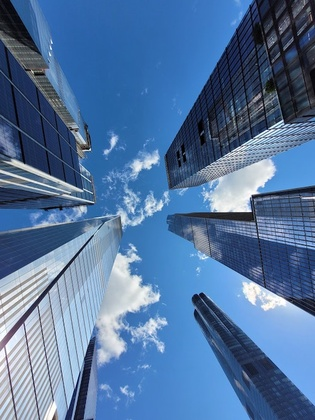
%> input picture skyscrapers.jpg, 315 x 420 px, shrunk from 500 x 667 before the run
$ octave Q2_Edgedetection.m   (GNU Octave 9; MATLAB toolbox functions it lacks are replaced by stand-ins)
%> lines starting %> are read from the running program, lines starting %| are printed output that depends on the picture
% Asa Borzabadi Farahani
clc
close all
clear all
%% PART A
% You need to correct the address for the image
img = imread('skyscrapers.jpg');
%> img is the input picture: size 420x315x3 uint8; mean R, G, B 83.1, 116.5, 158.5

% You can change the value of sigma by chanaging the caue of this variable.
sigma = 4;

% Dimentions of the array
size_array = 6*sigma+1;

% Generate a 1D Gaussian filter
Gaussian = fspecial('gaussian',[size_array+4 1],sigma);

% Plot the 1D Gaussian
figure;set(gcf,'color','w');
m =((size(Gaussian,1)-1)/2) % Centered around 0
subplot(1,2,1);plot(-m:m,Gaussian,'-or');
title(['1D gaussian - simga = ' num2str(sigma)]);

% Generate the first derivative of the Gaussian
D_Gaussian = conv(Gaussian, [-1/2 0  1/2], 'valid');

% Generate the second derivative of the Gaussian
D2_Gaussian = conv(D_Gaussian, [-1/2 0  1/2], 'valid');

% Plot the second derivative of the 1D Gaussian
m = ((size(D2_Gaussian,1)-1)/2);   % Centered around 0
subplot(1,2,2);plot(-m:m,D2_Gaussian, '-ob');
title(['Second derivative 1D gaussian - simga = ' num2str(sigma)]);
%> figure, not shown here; panel 1: curve peaks at x = 0, y = 0.0998; panel 2: curve peaks at x = -7, y = 0.00262

% Create the 2D filter array (size = (2sigma + 1)* 2sigma +1))
Filter_A = repmat(D2_Gaussian,length(size_array),size_array);

% Plot the 2D array filter
figure;set(gcf,'color','w');
m = (size(Filter_A,1)-1)/2; % centered around 0
subplot(1,2,1);mesh(-m:m,-m:m,Filter_A);ylabel('x');xlabel('y');colorbar;
subplot(1,2,2);imagesc(-m:m,-m:m,Filter_A);ylabel('x');xlabel('y');colorbar;
%% PART B
% Modifing the previous filter
sigma_y = sigma*2;
Gaussian_y = fspecial('gaussian',[1 size_array],sigma_y);
for i = 1:1: size_array
    Filter_B(i,:) = Filter_A(i,:).*Gaussian_y;
end

% Plot the Modified filter
m = (size(Filter_B,1)-1)/2; % centered around 0
figure;set(gcf,'color','w');
subplot(1,2,1);mesh(-m:m,-m:m,Filter_B);ylabel('x');xlabel('y');;colorbar;
subplot(1,2,2);imagesc(-m:m,-m:m,Filter_B);ylabel('x');xlabel('y');colorbar;
%> after `colorbar`:
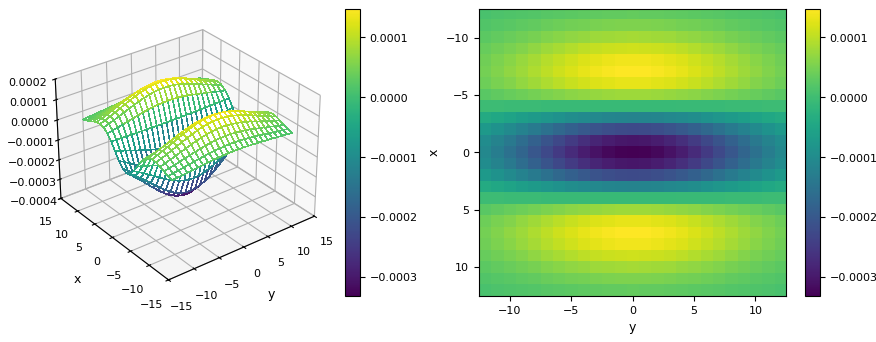
%> figure redrawn from the program's plot data, 2 panels
%% PART C
% Plotting the rotated filters
theta = 0;
[m, out0] = rotation_filter(Filter_B, theta);
figure;set(gcf,'color','w');
subplot(4,2,1);mesh(-m:m,-m:m,out0);colorbar;title(['theta ' num2str((theta)*180/pi)]);
subplot(4,2,2);imagesc(-m:m,-m:m,out0);colorbar;title(['theta ' num2str((theta)*180/pi)]);
theta = pi/4;
[m, out45] = rotation_filter(Filter_B, theta);
subplot(4,2,3);mesh(-m:m,-m:m,out45);colorbar;title(['theta ' num2str((theta)*180/pi)]);
subplot(4,2,4);imagesc(-m:m,-m:m,out45);colorbar;title(['theta ' num2str((theta)*180/pi)]);
theta = pi/2;
[m, out90] = rotation_filter(Filter_B, theta);
subplot(4,2,5);mesh(-m:m,-m:m,out90);colorbar;title(['theta ' num2str((theta)*180/pi)]);
subplot(4,2,6);imagesc(-m:m,-m:m,out90);colorbar;title(['theta ' num2str((theta)*180/pi)]);
theta = 3*pi/4;
[m, out135] = rotation_filter(Filter_B, theta);
subplot(4,2,7);mesh(-m:m,-m:m,out135);colorbar;title(['theta ' num2str((theta)*180/pi)]);
subplot(4,2,8);imagesc(-m:m,-m:m,out135);colorbar;title(['theta ' num2str((theta)*180/pi)]);
%> after `title(['theta ' num2str((theta)*180/pi)])`:
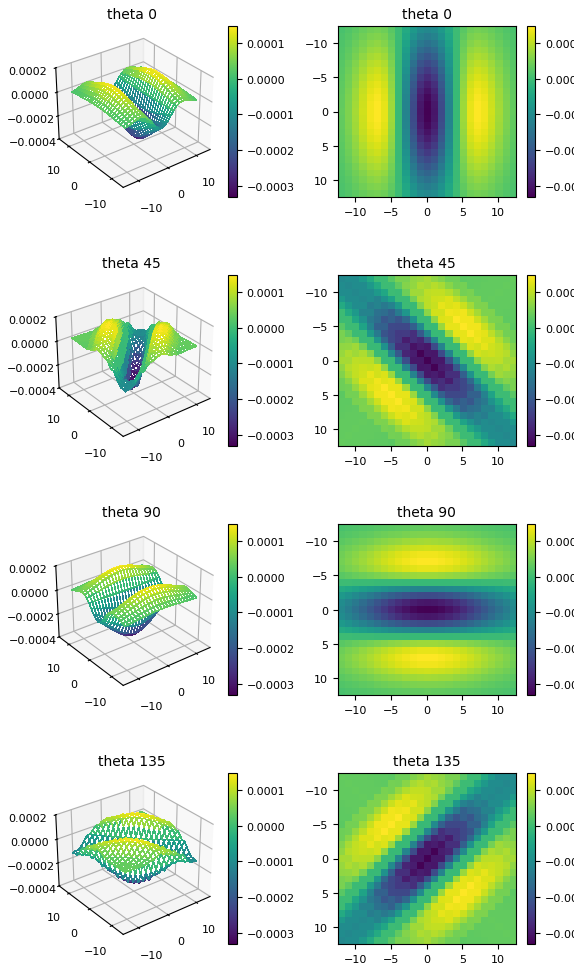
%> figure redrawn from the program's plot data, 8 panels
%% PART D
% Laod the image

figure;set(gcf,'color','w');
% Plot the colored image
subplot(1,2,1);imshow(img); title('Original picture');
% Conver the image to gray scale
imgG = rgb2gray(img);
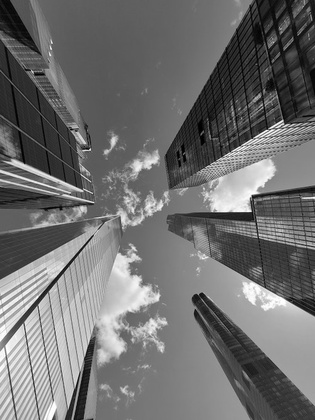
%> imgG: size 420x315 uint8; min 0, max 255, mean 111.3
% Plot the gray scaled image
subplot(1,2,2);imshow(imgG); title('Black and white picture');
% Apply the retated filters to the image that we have
figure;set(gcf,'color','w');
F0_imgG = conv2((imgG),out0,'same');
subplot(2,2,1);imshow(F0_imgG,[]);title('Filtered image - 0');
F45_imgG = conv2((imgG),out45,'same');
subplot(2,2,2);imshow(F45_imgG,[]);title('Filtered image - 45');
F90_imgG = conv2((imgG),out90,'same');
subplot(2,2,3);imshow(F90_imgG,[]);title('Filtered image - 90');
F135_imgG = conv2((imgG),out135,'same');
subplot(2,2,4);imshow(F135_imgG,[]);title('Filtered image - 135');

% Find the Zero_rossings (separately for each filtering version)
% Here, we used shifting to find the zero scorrings
figure;set(gcf,'color','w');
temp0 = zeros(size(F0_imgG));
temp0(:,:,1) = sign(circshift(F0_imgG,-1,1)) ~= sign(F0_imgG);
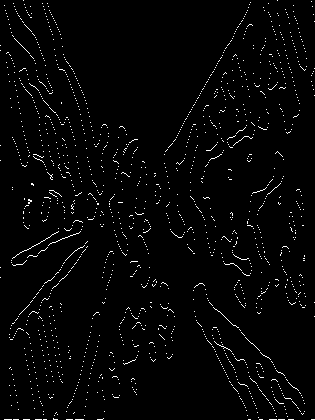
%> temp0: size 420x315 double; values 0 (black) and 1 (white), 2.2% white in thin lines or dots
temp0(:,:,2) = sign(circshift(F0_imgG,-1,2)) ~= sign(F0_imgG);
t0 = temp0(:,:,1) + temp0(:,:,2);
subplot(2,2,1);imshow(t0); title('Zero-crossings obtained by a 0-degree oriented filter');
temp45 = zeros(size(F45_imgG));
temp45(:,:,1) = sign(circshift(F45_imgG,-1,1)) ~= sign(F45_imgG);
%> temp45: size 420x315 double; values 0 (black) and 1 (white), 1.4% white in thin lines or dots
temp45(:,:,2) = sign(circshift(F45_imgG,-1,2)) ~= sign(F45_imgG);
t45 = temp45(:,:,1) + temp45(:,:,2);
subplot(2,2,2);imshow(t45);title('Zero-crossings obtained by a 45-degree oriented filter');
temp90 = zeros(size(F90_imgG));
temp90(:,:,1) = sign(circshift(F90_imgG,-1,1)) ~= sign(F90_imgG);
%> temp90: size 420x315 double; values 0 (black) and 1 (white), 4.7% white in thin lines or dots
temp90(:,:,2) = sign(circshift(F90_imgG,-1,2)) ~= sign(F90_imgG);
t90 = temp90(:,:,1) + temp90(:,:,2);
subplot(2,2,3);imshow(t90);title('Zero-crossings obtained by a 90-degree oriented filter');
temp135 = zeros(size(F135_imgG));
temp135(:,:,1) = sign(circshift(F135_imgG,-1,1)) ~= sign(F135_imgG);
%> temp135: size 420x315 double; values 0 (black) and 1 (white), 1.5% white in thin lines or dots
temp135(:,:,2) = sign(circshift(F135_imgG,-1,2)) ~= sign(F135_imgG);
t135 = temp135(:,:,1) + temp135(:,:,2);
subplot(2,2,4);imshow(t135);title('Zero-crossings obtained by a 135-degree oriented filter');

% Merge all the Zero-crossings obained from different filters
tempall = t0+t45+t90+t135;
figure;set(gcf,'color','w');
imshow(tempall);title('Zero-crossings');

%% PART E - Laplacian of a Gaussian filter with ? = 6 and width 40
% h = fspecial('log',hsize,sigma) returns a rotationally symmetric Laplacian
% of Gaussian filter of size hsize with standard deviation sigma.

% Define the laplacian filter
hsize = 40;
sigma = 6;
filter_e = fspecial('log',hsize,sigma);
% Plot the laplacian filter
figure;set(gcf,'color','w');
subplot(2,1,2),surf(filter_e);
subplot(2,1,1),imagesc(filter_e);title(' The lacplacian filter used in part E');
%> after `title(' The lacplacian filter used in part E')`:
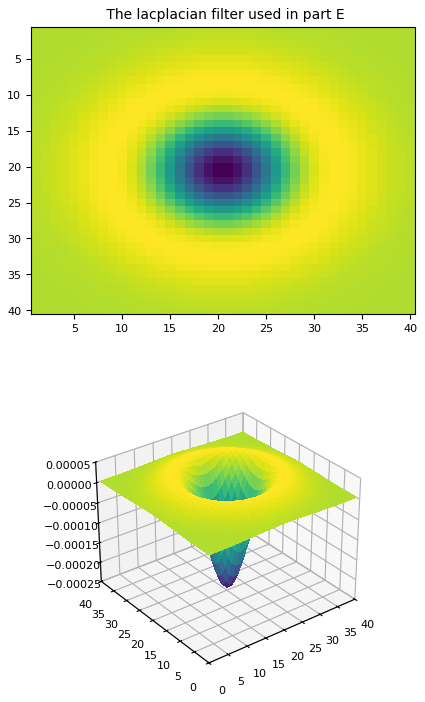
%> figure redrawn from the program's plot data, 2 panels

% Find the filtered image
Filtered_img_partE = conv2((imgG),filter_e,'same');
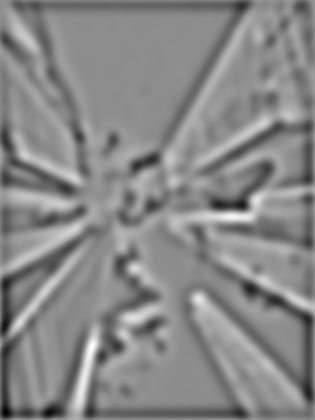
%> Filtered_img_partE: size 420x315 double; min -2.25, max 1.82, mean -0.0741; drawn with min black and max white
% Plot the filtered image
figure;set(gcf,'color','w');
subplot(2,1,1),imshow(Filtered_img_partE); title(' The filtered image - Part E');

% Find zero crossing for the filtered image
temp_e = zeros(size(Filtered_img_partE));
temp_e(:,:,1) = sign(circshift(Filtered_img_partE,-1,1)) ~= sign(Filtered_img_partE);
%> temp_e: size 420x315 double; values 0 (black) and 1 (white), 4% white in thin lines or dots
temp_e(:,:,2) = sign(circshift(Filtered_img_partE,-1,2)) ~= sign(Filtered_img_partE);
zerocrossings_laplacian = temp_e(:,:,1) + temp_e(:,:,2);
subplot(2,1,2);imshow(zerocrossings_laplacian); title('Zero-crossings obtained by using the Laplacian filter');
%> after `imshow(zerocrossings_laplacian)`:
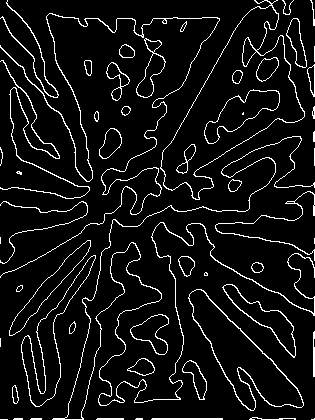
%> displayed picture: size 420x315, on the screen's scale of 0 to 255; 7.2% white in thin lines or dots
%% PART C - Rotation Function
function [m, out] = rotation_filter(Fy_D2G, theta)
    m = (size(Fy_D2G,1) - 1)/2;
    [x,y] = meshgrid(-m:m,-m:m);     % non-rotated coordinate system, contains (0,0)
    u = cos(theta)*x - sin(theta)*y; % rotated coordinate system
    v = sin(theta)*x + cos(theta)*y; % rotated coordinate system
    udecimal = int64(round(u)+m+1);
    vdecimal = int64(round(v)+m+1);
    out = nan(size(Fy_D2G));
    for i = 1:1:size(Fy_D2G,1)
        for j = 1:1:size(Fy_D2G,2)
            if (udecimal(i,j) >= 1 && vdecimal(i,j) >= 1 && vdecimal(i,j) <= size(Fy_D2G,2) && udecimal(i,j) <= size(Fy_D2G,1))
                out(i,j) = Fy_D2G(udecimal(i,j),vdecimal(i,j));
            end

        end
    end
    % A more complexed method - interpolation of the NAN values
    for i =1:1:size(Fy_D2G,2)
       for j = 1:1:size(Fy_D2G,2)
           if (udecimal(i,j) < 1)
                udecimal(i,j)  = 1;
           end
           if (vdecimal(i,j) < 1)
                vdecimal(i,j)  = 1;
           end
           if (udecimal(i,j) > size(Fy_D2G,2))
                udecimal(i,j)  = size(Fy_D2G,2);
           end
           if (vdecimal(i,j) > size(Fy_D2G,2))
                vdecimal(i,j) = size(Fy_D2G,2);
           end
       end
    end
    for i = 1:1:size(Fy_D2G,1)
        for j = 1:1:size(Fy_D2G,2)
            if (udecimal(i,j) >= 1 && vdecimal(i,j) >= 1 && vdecimal(i,j) <= size(Fy_D2G,2) && udecimal(i,j) <= size(Fy_D2G,1))
                out(i,j) = Fy_D2G(udecimal(i,j),vdecimal(i,j));
            end

        end
    end
end

$ run again, with railroad.JPG copied over skyscrapers.jpg
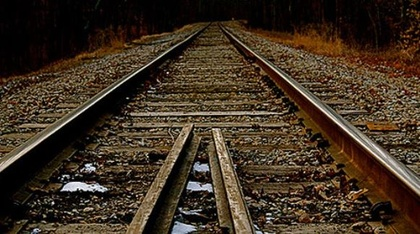
%> input picture railroad.JPG, 420 x 234 px, shrunk from 581 x 324 before the run
%> img is the input picture: size 234x420x3 uint8; mean R, G, B 63.2, 48.9, 34.6
%> `temp0(:,:,1) = sign(circshift(F0_imgG,-1,1)) ~= sign(F0_imgG);`:
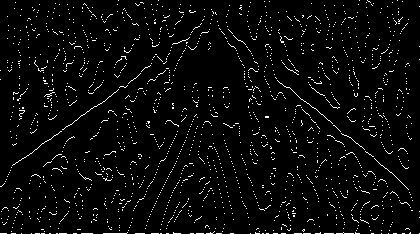
%> temp0: size 234x420 double; values 0 (black) and 1 (white), 3.8% white in thin lines or dots
%> temp90: size 234x420 double; values 0 (black) and 1 (white), 9.8% white in thin lines or dots
%> temp_e: size 234x420 double; values 0 (black) and 1 (white), 5.8% white in thin lines or dots
%> `imshow(zerocrossings_laplacian)`:
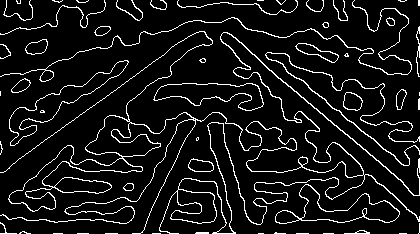
%> displayed picture: size 234x420, on the screen's scale of 0 to 255; 8.5% white in thin lines or dots
